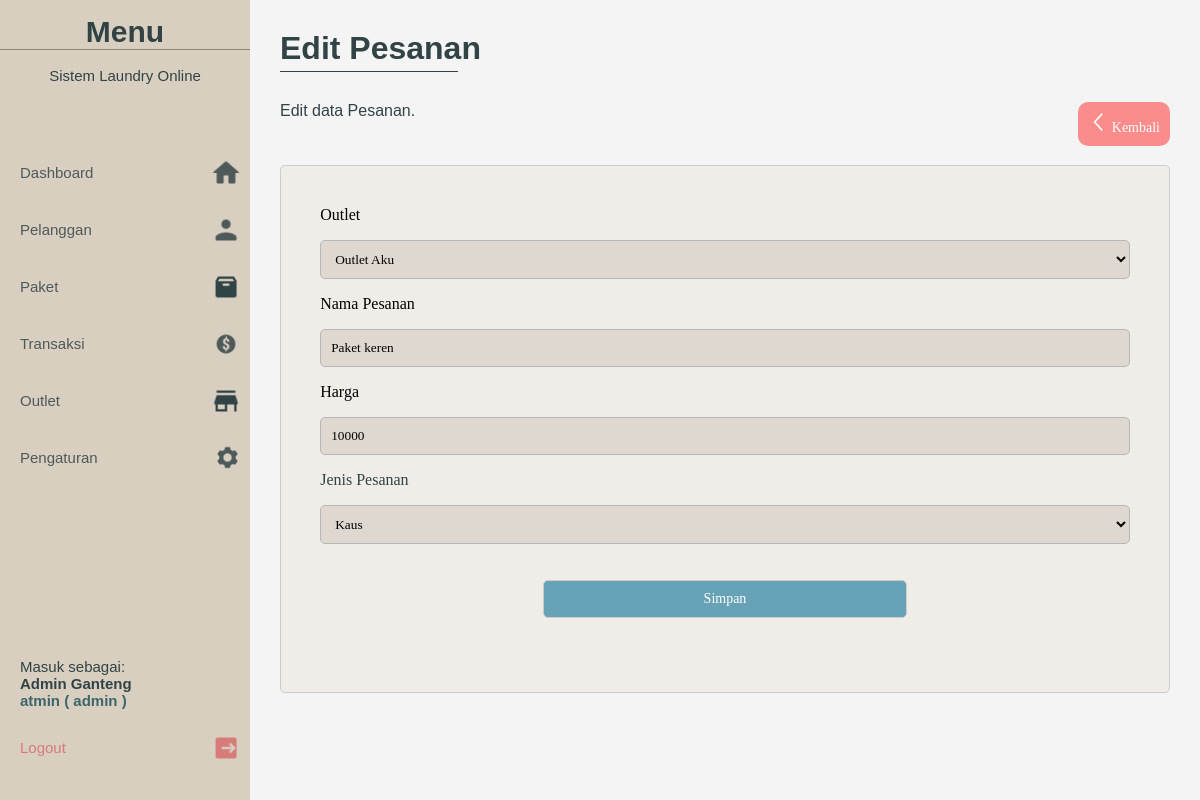
Screenshot of /app/admin/editOrder.php?id=4 (signed in) with the database file from the repository.
### tables this page shows
CREATE TABLE `tb_paket` (
  `id_paket` int(11) NOT NULL,
  `id_outlet` int(11) NOT NULL,
  `jenis` enum('kiloan','selimut','bed_cover','kaos','lain') DEFAULT NULL,
  `nama_paket` varchar(100) DEFAULT NULL,
  `harga` int(11) DEFAULT NULL,
  `kode_paket` int(11) NOT NULL,
  `id_transaksi` int(11) DEFAULT NULL
);

### app/admin/editOrder.php (the view, shortened to what this page needs)
<?php
    include $_SERVER['DOCUMENT_ROOT'] . '/project/connection/connection.php';
    $id = isset($_GET['id']) ? (int) $_GET['id'] : 0;
    $stmt = $connect->prepare("SELECT * FROM tb_paket WHERE id_paket = ?");
    $stmt->bind_param("i", $id);
    $stmt->execute();
    $hasil = $stmt->get_result();
    $pesanan = $hasil->fetch_assoc();
    $outletResult = $connect->query("SELECT id_outlet, nama FROM tb_outlet");
?>
<!DOCTYPE html>
<html lang="en">
<head>
    <link rel="stylesheet" href="style/style.css">
    <link rel="stylesheet" href="style/customer.css">
</head>
<body>
    <?php include 'sidebar.php'; ?>
    <section class="content">
        <h1>Edit Pesanan</h1>
        <div class="text-container">
            <p>Edit data Pesanan.</p>
            <a href="order.php" class="cancelbutton"><img src="../../assets/back.png" width="20" height="20">  Kembali</a>
        </div>
        <div class="dashboard">
            <form action="../../funcs/updatePesanan.php" method="POST">
                <table>
                    <label for="id_outlet">Outlet</label>
                    <select name="id_outlet" id="id_outlet" required>
                        <?php while ($outlet = $outletResult->fetch_assoc()) : ?>
                            <option value="<?php echo $outlet['id_outlet']; ?>" <?php echo ($outlet['id_outlet'] === $pesanan['id_outlet']) ? 'selected' : ''; ?>>
                                <?php echo htmlspecialchars($outlet['nama']); ?>
                            </option>
                        <?php endwhile; ?>
                    </select>
                    <label for="nama_paket">Nama Pesanan</label>
                    <input type="text" name="nama_paket" id="nama_paket" value="<?php echo htmlspecialchars($pesanan['nama_paket']); ?>" required>
                    <label for="harga">Harga</label>
                    <input type="number" name="harga" id="harga" value="<?php echo htmlspecialchars($pesanan['harga']); ?>" required>
                    <p>Jenis Pesanan</p>
                    <select name="jenis" required>
                        <option value="kaos" <?php echo ($pesanan['jenis']) === 'kaos' ? 'selected' : ''; ?>>Kaus</option>
                    </select>
                    <button type="submit" class="addbutton">Simpan</button>
            </form>
        </div>
    </section>
</body>
</html>

### app/admin/style/style.css (style rules this page uses)
* { box-sizing: border-box; --text-color: #314345; --background-color: #f4f4f4; --container-color: #f0ede9; --btn-color: #67a2b6; }
body { background-color: var(--background-color); }
h1, h2, p { color: var(--text-color); }
section { display: flex; flex-direction: column; gap: 0.2em; position: absolute; left: 250px; top: 0; padding: 30px; width: calc(100% - 250px); height: 100vh; background-color: #f4f4f4; font-family: "Poppins", sans-serif; transition: .2s; }
.content h1 { position: relative; font-size: 2em; margin-bottom: 1em; }
.content h1::after { content: ""; position: absolute; left: 0; bottom: -5px; width: 20%; height: 1px; background-color: var(--text-color); }
.content .dashboard { margin: 0; padding: 20px; width: 100%; background-color: #f0ede9; border-radius: 5px; border: 1px solid #ccc; }

### app/admin/style/customer.css (style rules this page uses)
* { --text-color: #314345; --background-color: #f4f4f4; --container-color: #f0ede9; --btn-color: #67a2b6; --edit-color: #f7d475; --delete-color: #fa8c8c; --success-color: #67a2b6; }
h1, h2, h3, h4, h5, h6, p { color: var(--text-color); }
.dashboard table { width: 100%; text-align: left; font-family: "Raleway"; font-weight: 500; }
.content .text-container { display: flex; flex-direction: row; justify-content: space-between; gap: 1em; margin-bottom: 1em; }
.addbutton { padding: 10px; font-family: "Raleway"; text-decoration: none; color: #ffffff; font-size: 14px; background-color: var(--btn-color); border-radius: 10px; transition: 0.2s; border: 1px solid #b7b7b7; }
.cancelbutton { padding: 10px; font-family: "Raleway"; text-decoration: none; color: #ffffff; font-size: 14px; background-color: var(--delete-color); border-radius: 10px; transition: 0.2s; vertical-align: middle; }
.content .dashboard form { padding: 1.2em; display: flex; flex-direction: column; gap: 1em; font-family: "Raleway"; }
.content .dashboard form input { padding: 10px; border-radius: 5px; border: 1px solid #b7b7b7; font-family: "Merriweather Sans"; background-color: #ded8d0; transition: 0.1s; }
.content .dashboard form button[type="submit"] { padding: 10px; font-family: "Poppins"; background-color: var(--btn-color); color: white; border: 1.5px solid #ccc; border-radius: 5px; width: 45%; align-self: center; margin: 20px; transition: 0.1s; cursor: pointer; }
.content .dashboard form select { padding: 10px; border-radius: 5px; border: 1px solid #b7b7b7; font-family: "Merriweather Sans"; background-color: #ded8d0; transition: 0.1s; }

### app/admin/style/sidebar.css (style rules this page uses)
* { margin: 0; padding: 0; box-sizing: border-box; }

### rows the page displays
tb_paket: nama_paket "Paket keren", harga "10000", jenis "Kaus"

### other values shown
$_SESSION["nama"] "Admin Ganteng"
$_SESSION["username"] "atmin"
$_SESSION["role"] "admin"
form field id_outlet "Outlet Aku"
